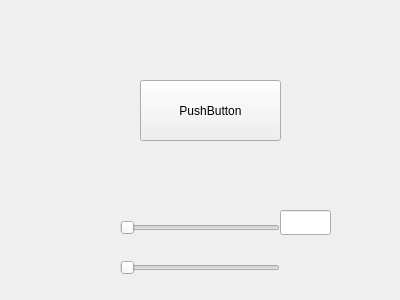
<?xml version="1.0" encoding="UTF-8"?>
<ui version="4.0">
 <class>Form</class>
 <widget class="QWidget" name="Form">
  <property name="geometry">
   <rect>
    <x>0</x>
    <y>0</y>
    <width>400</width>
    <height>300</height>
   </rect>
  </property>
  <property name="windowTitle">
   <string>Form</string>
  </property>
  <widget class="QPushButton" name="pushButton">
   <property name="geometry">
    <rect>
     <x>140</x>
     <y>80</y>
     <width>141</width>
     <height>61</height>
    </rect>
   </property>
   <property name="text">
    <string>PushButton</string>
   </property>
  </widget>
  <widget class="QSlider" name="horizontalSlider">
   <property name="geometry">
    <rect>
     <x>120</x>
     <y>220</y>
     <width>160</width>
     <height>16</height>
    </rect>
   </property>
   <property name="orientation">
    <enum>Qt::Horizontal</enum>
   </property>
  </widget>
  <widget class="QSlider" name="horizontalSlider_2">
   <property name="geometry">
    <rect>
     <x>120</x>
     <y>260</y>
     <width>160</width>
     <height>16</height>
    </rect>
   </property>
   <property name="orientation">
    <enum>Qt::Horizontal</enum>
   </property>
  </widget>
  <widget class="QLineEdit" name="lineEdit">
   <property name="geometry">
    <rect>
     <x>280</x>
     <y>210</y>
     <width>51</width>
     <height>25</height>
    </rect>
   </property>
  </widget>
 </widget>
 <resources/>
 <connections>
  <connection>
   <sender>pushButton</sender>
   <signal>clicked()</signal>
   <receiver>Form</receiver>
   <slot>message()</slot>
   <hints>
    <hint type="sourcelabel">
     <x>144</x>
     <y>87</y>
    </hint>
    <hint type="destinationlabel">
     <x>98</x>
     <y>167</y>
    </hint>
   </hints>
  </connection>
  <connection>
   <sender>horizontalSlider</sender>
   <signal>sliderMoved(int)</signal>
   <receiver>Form</receiver>
   <slot>slider1()</slot>
   <hints>
    <hint type="sourcelabel">
     <x>134</x>
     <y>231</y>
    </hint>
    <hint type="destinationlabel">
     <x>305</x>
     <y>244</y>
    </hint>
   </hints>
  </connection>
  <connection>
   <sender>horizontalSlider_2</sender>
   <signal>sliderMoved(int)</signal>
   <receiver>Form</receiver>
   <slot>slider2()</slot>
   <hints>
    <hint type="sourcelabel">
     <x>245</x>
     <y>272</y>
    </hint>
    <hint type="destinationlabel">
     <x>283</x>
     <y>281</y>
    </hint>
   </hints>
  </connection>
  <connection>
   <sender>lineEdit</sender>
   <signal>textEdited(QString)</signal>
   <receiver>Form</receiver>
   <slot>message3()</slot>
   <hints>
    <hint type="sourcelabel">
     <x>330</x>
     <y>210</y>
    </hint>
    <hint type="destinationlabel">
     <x>93</x>
     <y>130</y>
    </hint>
   </hints>
  </connection>
 </connections>
 <slots>
  <slot>message()</slot>
  <slot>slider1()</slot>
  <slot>slider2()</slot>
  <slot>message2()</slot>
  <slot>message3()</slot>
 </slots>
</ui>
